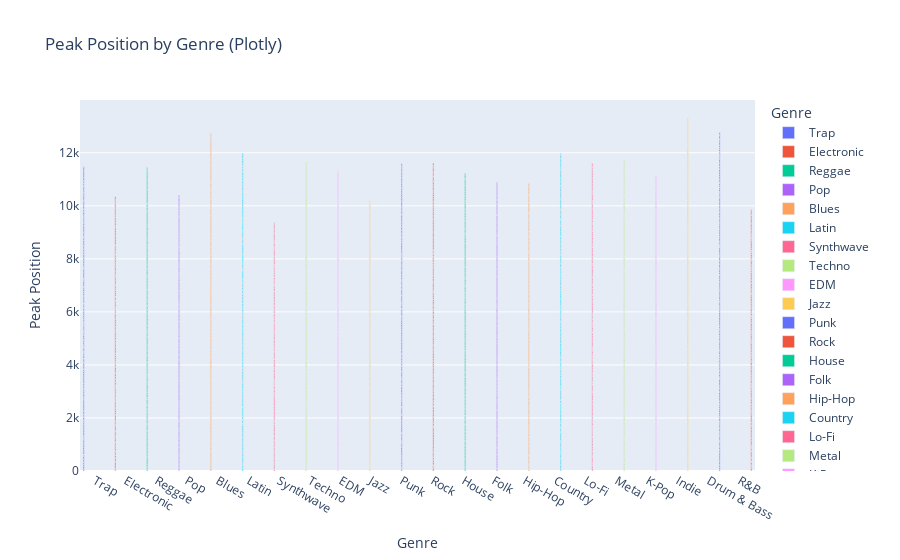

Notebook code for this chart:
### Markdown cell above
#### Plotly Visualization

### Code cell
import plotly.express as px

fig = px.bar(data, x='Genre', y='Peak Position', color='Genre',
             title='Peak Position by Genre (Plotly)', barmode='group')
fig.show()

### Figure 1 — Plotly figure (JSON) as saved in the notebook; plotly's stock layout.template omitted (floating-point values rounded to 4 significant figures; data arrays with more than 128 entries replaced by an {"elided": "..."} marker saying what was removed)
{"data": [{"alignmentgroup": "True", "hovertemplate": "Genre=%{x}<br>Peak Position=%{y}<extra></extra>", "legendgroup": "Trap", "marker": {"color": "#636efa", "pattern": {"shape": ""}}, "name": "Trap", "offsetgroup": "Trap", "orientation": "v", "showlegend": true, "textposition": "auto", "type": "bar", "x": {"elided": "223 str values"}, "xaxis": "x", "y": {"elided": "223 int values"}, "yaxis": "y"}, {"alignmentgroup": "True", "hovertemplate": "Genre=%{x}<br>Peak Position=%{y}<extra></extra>", "legendgroup": "Electronic", "marker": {"color": "#EF553B", "pattern": {"shape": ""}}, "name": "Electronic", "offsetgroup": "Electronic", "orientation": "v", "showlegend": true, "textposition": "auto", "type": "bar", "x": {"elided": "210 str values"}, "xaxis": "x", "y": {"elided": "210 int values"}, "yaxis": "y"}, {"alignmentgroup": "True", "hovertemplate": "Genre=%{x}<br>Peak Position=%{y}<extra></extra>", "legendgroup": "Reggae", "marker": {"color": "#00cc96", "pattern": {"shape": ""}}, "name": "Reggae", "offsetgroup": "Reggae", "orientation": "v", "showlegend": true, "textposition": "auto", "type": "bar", "x": {"elided": "223 str values"}, "xaxis": "x", "y": {"elided": "223 int values"}, "yaxis": "y"}, {"alignmentgroup": "True", "hovertemplate": "Genre=%{x}<br>Peak Position=%{y}<extra></extra>", "legendgroup": "Pop", "marker": {"color": "#ab63fa", "pattern": {"shape": ""}}, "name": "Pop", "offsetgroup": "Pop", "orientation": "v", "showlegend": true, "textposition": "auto", "type": "bar", "x": {"elided": "208 str values"}, "xaxis": "x", "y": {"elided": "208 int values"}, "yaxis": "y"}, {"alignmentgroup": "True", "hovertemplate": "Genre=%{x}<br>Peak Position=%{y}<extra></extra>", "legendgroup": "Blues", "marker": {"color": "#FFA15A", "pattern": {"shape": ""}}, "name": "Blues", "offsetgroup": "Blues", "orientation": "v", "showlegend": true, "textposition": "auto", "type": "bar", "x": {"elided": "240 str values"}, "xaxis": "x", "y": {"elided": "240 int values"}, "yaxis": "y"}, {"alignmentgroup": "True", "hovertemplate": "Genre=%{x}<br>Peak Position=%{y}<extra></extra>", "legendgroup": "Latin", "marker": {"color": "#19d3f3", "pattern": {"shape": ""}}, "name": "Latin", "offsetgroup": "Latin", "orientation": "v", "showlegend": true, "textposition": "auto", "type": "bar", "x": {"elided": "224 str values"}, "xaxis": "x", "y": {"elided": "224 int values"}, "yaxis": "y"}, {"alignmentgroup": "True", "hovertemplate": "Genre=%{x}<br>Peak Position=%{y}<extra></extra>", "legendgroup": "Synthwave", "marker": {"color": "#FF6692", "pattern": {"shape": ""}}, "name": "Synthwave", "offsetgroup": "Synthwave", "orientation": "v", "showlegend": true, "textposition": "auto", "type": "bar", "x": {"elided": "192 str values"}, "xaxis": "x", "y": {"elided": "192 int values"}, "yaxis": "y"}, {"alignmentgroup": "True", "hovertemplate": "Genre=%{x}<br>Peak Position=%{y}<extra></extra>", "legendgroup": "Techno", "marker": {"color": "#B6E880", "pattern": {"shape": ""}}, "name": "Techno", "offsetgroup": "Techno", "orientation": "v", "showlegend": true, "textposition": "auto", "type": "bar", "x": {"elided": "230 str values"}, "xaxis": "x", "y": {"elided": "230 int values"}, "yaxis": "y"}, {"alignmentgroup": "True", "hovertemplate": "Genre=%{x}<br>Peak Position=%{y}<extra></extra>", "legendgroup": "EDM", "marker": {"color": "#FF97FF", "pattern": {"shape": ""}}, "name": "EDM", "offsetgroup": "EDM", "orientation": "v", "showlegend": true, "textposition": "auto", "type": "bar", "x": {"elided": "214 str values"}, "xaxis": "x", "y": {"elided": "214 int values"}, "yaxis": "y"}, {"alignmentgroup": "True", "hovertemplate": "Genre=%{x}<br>Peak Position=%{y}<extra></extra>", "legendgroup": "Jazz", "marker": {"color": "#FECB52", "pattern": {"shape": ""}}, "name": "Jazz", "offsetgroup": "Jazz", "orientation": "v", "showlegend": true, "textposition": "auto", "type": "bar", "x": {"elided": "203 str values"}, "xaxis": "x", "y": {"elided": "203 int values"}, "yaxis": "y"}, {"alignmentgroup": "True", "hovertemplate": "Genre=%{x}<br>Peak Position=%{y}<extra></extra>", "legendgroup": "Punk", "marker": {"color": "#636efa", "pattern": {"shape": ""}}, "name": "Punk", "offsetgroup": "Punk", "orientation": "v", "showlegend": true, "textposition": "auto", "type": "bar", "x": {"elided": "218 str values"}, "xaxis": "x", "y": {"elided": "218 int values"}, "yaxis": "y"}, {"alignmentgroup": "True", "hovertemplate": "Genre=%{x}<br>Peak Position=%{y}<extra></extra>", "legendgroup": "Rock", "marker": {"color": "#EF553B", "pattern": {"shape": ""}}, "name": "Rock", "offsetgroup": "Rock", "orientation": "v", "showlegend": true, "textposition": "auto", "type": "bar", "x": {"elided": "219 str values"}, "xaxis": "x", "y": {"elided": "219 int values"}, "yaxis": "y"}, {"alignmentgroup": "True", "hovertemplate": "Genre=%{x}<br>Peak Position=%{y}<extra></extra>", "legendgroup": "House", "marker": {"color": "#00cc96", "pattern": {"shape": ""}}, "name": "House", "offsetgroup": "House", "orientation": "v", "showlegend": true, "textposition": "auto", "type": "bar", "x": {"elided": "213 str values"}, "xaxis": "x", "y": {"elided": "213 int values"}, "yaxis": "y"}, {"alignmentgroup": "True", "hovertemplate": "Genre=%{x}<br>Peak Position=%{y}<extra></extra>", "legendgroup": "Folk", "marker": {"color": "#ab63fa", "pattern": {"shape": ""}}, "name": "Folk", "offsetgroup": "Folk", "orientation": "v", "showlegend": true, "textposition": "auto", "type": "bar", "x": {"elided": "214 str values"}, "xaxis": "x", "y": {"elided": "214 int values"}, "yaxis": "y"}, {"alignmentgroup": "True", "hovertemplate": "Genre=%{x}<br>Peak Position=%{y}<extra></extra>", "legendgroup": "Hip-Hop", "marker": {"color": "#FFA15A", "pattern": {"shape": ""}}, "name": "Hip-Hop", "offsetgroup": "Hip-Hop", "orientation": "v", "showlegend": true, "textposition": "auto", "type": "bar", "x": {"elided": "219 str values"}, "xaxis": "x", "y": {"elided": "219 int values"}, "yaxis": "y"}, {"alignmentgroup": "True", "hovertemplate": "Genre=%{x}<br>Peak Position=%{y}<extra></extra>", "legendgroup": "Country", "marker": {"color": "#19d3f3", "pattern": {"shape": ""}}, "name": "Country", "offsetgroup": "Country", "orientation": "v", "showlegend": true, "textposition": "auto", "type": "bar", "x": {"elided": "230 str values"}, "xaxis": "x", "y": {"elided": "230 int values"}, "yaxis": "y"}, {"alignmentgroup": "True", "hovertemplate": "Genre=%{x}<br>Peak Position=%{y}<extra></extra>", "legendgroup": "Lo-Fi", "marker": {"color": "#FF6692", "pattern": {"shape": ""}}, "name": "Lo-Fi", "offsetgroup": "Lo-Fi", "orientation": "v", "showlegend": true, "textposition": "auto", "type": "bar", "x": {"elided": "227 str values"}, "xaxis": "x", "y": {"elided": "227 int values"}, "yaxis": "y"}, {"alignmentgroup": "True", "hovertemplate": "Genre=%{x}<br>Peak Position=%{y}<extra></extra>", "legendgroup": "Metal", "marker": {"color": "#B6E880", "pattern": {"shape": ""}}, "name": "Metal", "offsetgroup": "Metal", "orientation": "v", "showlegend": true, "textposition": "auto", "type": "bar", "x": {"elided": "237 str values"}, "xaxis": "x", "y": {"elided": "237 int values"}, "yaxis": "y"}, {"alignmentgroup": "True", "hovertemplate": "Genre=%{x}<br>Peak Position=%{y}<extra></extra>", "legendgroup": "K-Pop", "marker": {"color": "#FF97FF", "pattern": {"shape": ""}}, "name": "K-Pop", "offsetgroup": "K-Pop", "orientation": "v", "showlegend": true, "textposition": "auto", "type": "bar", "x": {"elided": "204 str values"}, "xaxis": "x", "y": {"elided": "204 int values"}, "yaxis": "y"}, {"alignmentgroup": "True", "hovertemplate": "Genre=%{x}<br>Peak Position=%{y}<extra></extra>", "legendgroup": "Indie", "marker": {"color": "#FECB52", "pattern": {"shape": ""}}, "name": "Indie", "offsetgroup": "Indie", "orientation": "v", "showlegend": true, "textposition": "auto", "type": "bar", "x": {"elided": "249 str values"}, "xaxis": "x", "y": {"elided": "249 int values"}, "yaxis": "y"}, {"alignmentgroup": "True", "hovertemplate": "Genre=%{x}<br>Peak Position=%{y}<extra></extra>", "legendgroup": "Drum & Bass", "marker": {"color": "#636efa", "pattern": {"shape": ""}}, "name": "Drum & Bass", "offsetgroup": "Drum & Bass", "orientation": "v", "showlegend": true, "textposition": "auto", "type": "bar", "x": {"elided": "242 str values"}, "xaxis": "x", "y": {"elided": "242 int values"}, "yaxis": "y"}, {"alignmentgroup": "True", "hovertemplate": "Genre=%{x}<br>Peak Position=%{y}<extra></extra>", "legendgroup": "R&B", "marker": {"color": "#EF553B", "pattern": {"shape": ""}}, "name": "R&B", "offsetgroup": "R&B", "orientation": "v", "showlegend": true, "textposition": "auto", "type": "bar", "x": {"elided": "211 str values"}, "xaxis": "x", "y": {"elided": "211 int values"}, "yaxis": "y"}], "layout": {"autosize": true, "barmode": "group", "legend": {"title": {"text": "Genre"}, "tracegroupgap": 0}, "title": {"text": "Peak Position by Genre (Plotly)"}, "xaxis": {"anchor": "y", "autorange": true, "categoryarray": ["Trap", "Electronic", "Reggae", "Pop", "Blues", "Latin", "Synthwave", "Techno", "EDM", "Jazz", "Punk", "Rock", "House", "Folk", "Hip-Hop", "Country", "Lo-Fi", "Metal", "K-Pop", "Indie", "Drum & Bass", "R&B"], "categoryorder": "array", "domain": [0, 1], "range": [-0.5, 21.5], "title": {"text": "Genre"}, "type": "category"}, "yaxis": {"anchor": "x", "autorange": true, "domain": [0, 1], "range": [0, 13990.0], "title": {"text": "Peak Position"}, "type": "linear"}}}
